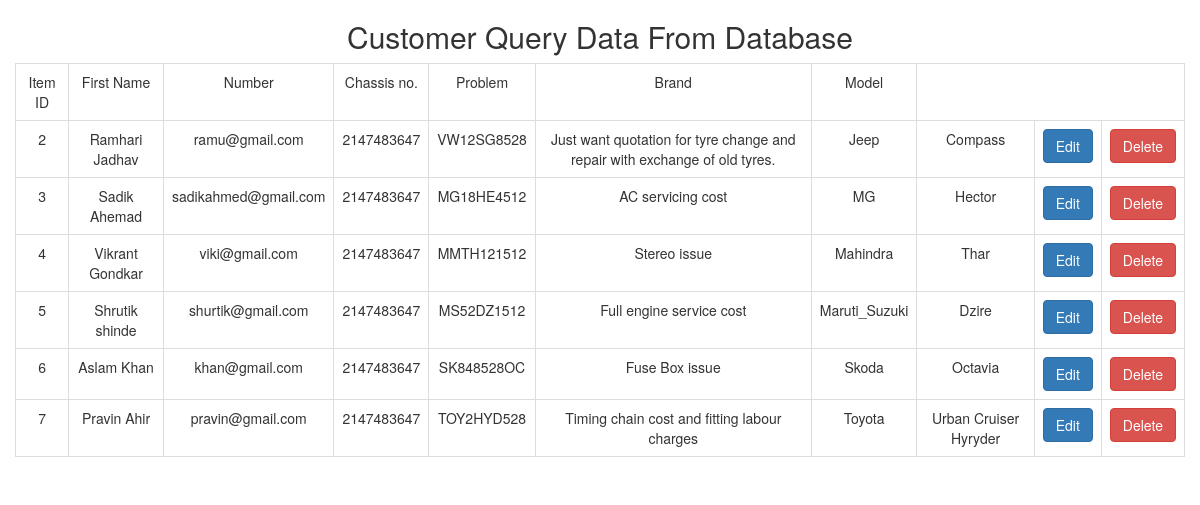
Page /Admin/adquote.php on the committed database.
### tables this page shows
CREATE TABLE `quote` (
  `id` int(11) NOT NULL,
  `fname` varchar(255) NOT NULL,
  `email` varchar(255) NOT NULL,
  `number` int(11) NOT NULL,
  `chassis_no` varchar(255) NOT NULL,
  `problem` varchar(255) NOT NULL,
  `brand` varchar(255) NOT NULL,
  `model` varchar(255) NOT NULL
);

### Admin/config/funquote.php (called while the page is built)
<?php
  require_once 'db.php';
  function dispaly_data(){
    global $con;
    $query = "select * from quote";
    $result = mysqli_query($con,$query);
    return $result;
  }
?>

### Admin/adquote.php (the view, shortened to what this page needs)
<?php
require_once 'config/db.php';
require_once 'config/funquote.php';
$result = dispaly_data();
?>
<!DOCTYPE html>
<html lang="en">
<head>
  <link rel="stylesheet" href="bootstrap.min.css">
</head>
<body class="bg-dark">
    <div class="container">
      <div class="row mt-5">
        <div class="col">
          <div class="card mt-5">
            <div class="card-header">
              <h2 class="display-6 text-center">Customer Query Data From Database</h2>
            </div>
            <div class="card-body">
              <table class="table table-bordered text-center">
                <tr class="bg-dark text-white">
                  <td> Item ID </td>
                  <td> First Name </td>
                  <td> Number </td>
                  <td> Chassis no. </td>
                  <td> Problem </td>
                  <td> Brand </td>
                  <td> Model </td>
                </tr>
                <tr>
                <?php
                  while($row = mysqli_fetch_assoc($result))
                  {
                ?>
                  <td><?php echo $row['id']; ?></td>
                  <td><?php echo $row['fname']; ?></td>
                  <td><?php echo $row['email']; ?></td>
                  <td><?php echo $row['number']; ?></td>
                  <td><?php echo $row['chassis_no']; ?></td>
                  <td><?php echo $row['problem']; ?></td>
                  <td><?php echo $row['brand']; ?></td>
                  <td><?php echo $row['model']; ?></td>
                  <td><a href="#" class="btn btn-primary">Edit</a></td>
                  <td><a href="#" class="btn btn-danger">Delete</a></td>
                </tr>
                <?php
                  }
                ?>
              </table>
            </div>
          </div>
        </div>
      </div>
    </div>
</body>
</html>

### rows in the picture
quote: id "2", fname "Ramhari Jadhav", email "ramu@gmail.com", number "2147483647", chassis_no "VW12SG8528", problem "Just want quotation for tyre change and repair with exchange of old tyres.", brand "Jeep", model "Compass"
quote: id "3", fname "Sadik Ahemad", email "sadikahmed@gmail.com", number "2147483647", chassis_no "MG18HE4512", problem "AC servicing cost", brand "MG", model "Hector"
quote: id "4", fname "Vikrant Gondkar", email "viki@gmail.com", number "2147483647", chassis_no "MMTH121512", problem "Stereo issue", brand "Mahindra", model "Thar"
quote: id "5", fname "Shrutik shinde", email "shurtik@gmail.com", number "2147483647", chassis_no "MS52DZ1512", problem "Full engine service cost", brand "Maruti_Suzuki", model "Dzire"
quote: id "6", fname "Aslam Khan", email "khan@gmail.com", number "2147483647", chassis_no "SK848528OC", problem "Fuse Box issue", brand "Skoda", model "Octavia"
quote: id "7", fname "Pravin Ahir", email "pravin@gmail.com", number "2147483647", chassis_no "TOY2HYD528", problem "Timing chain cost and fitting labour charges", brand "Toyota", model "Urban Cruiser Hyryder"
